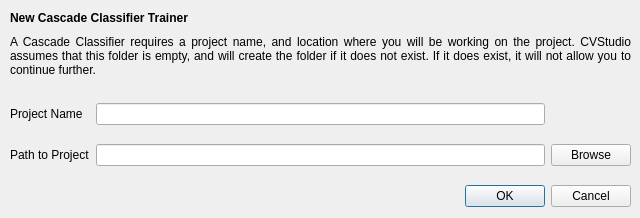
<?xml version="1.0" encoding="UTF-8"?>
<ui version="4.0">
 <class>NewClassifierTrainerPrompt</class>
 <widget class="QDialog" name="NewClassifierTrainerPrompt">
  <property name="geometry">
   <rect>
    <x>0</x>
    <y>0</y>
    <width>640</width>
    <height>218</height>
   </rect>
  </property>
  <property name="windowTitle">
   <string>Dialog</string>
  </property>
  <widget class="QDialogButtonBox" name="buttonBox">
   <property name="geometry">
    <rect>
     <x>10</x>
     <y>180</y>
     <width>621</width>
     <height>32</height>
    </rect>
   </property>
   <property name="orientation">
    <enum>Qt::Horizontal</enum>
   </property>
   <property name="standardButtons">
    <set>QDialogButtonBox::Cancel|QDialogButtonBox::Ok</set>
   </property>
  </widget>
  <widget class="QLabel" name="label">
   <property name="geometry">
    <rect>
     <x>10</x>
     <y>10</y>
     <width>231</width>
     <height>16</height>
    </rect>
   </property>
   <property name="font">
    <font>
     <weight>75</weight>
     <bold>true</bold>
    </font>
   </property>
   <property name="text">
    <string>New Cascade Classifier Trainer</string>
   </property>
  </widget>
  <widget class="QLabel" name="label_2">
   <property name="geometry">
    <rect>
     <x>10</x>
     <y>30</y>
     <width>621</width>
     <height>51</height>
    </rect>
   </property>
   <property name="text">
    <string>A Cascade Classifier requires a project name, and location where you will be working on the project. CVStudio assumes that this folder is empty, and will create the folder if it does not exist. If it does exist, it will not allow you to continue further.</string>
   </property>
   <property name="alignment">
    <set>Qt::AlignJustify|Qt::AlignVCenter</set>
   </property>
   <property name="wordWrap">
    <bool>true</bool>
   </property>
  </widget>
  <widget class="QWidget" name="gridLayoutWidget">
   <property name="geometry">
    <rect>
     <x>10</x>
     <y>90</y>
     <width>621</width>
     <height>91</height>
    </rect>
   </property>
   <layout class="QGridLayout" name="gridLayout">
    <item row="0" column="2">
     <widget class="QLineEdit" name="projectName"/>
    </item>
    <item row="1" column="2">
     <widget class="QLineEdit" name="projectSavePath"/>
    </item>
    <item row="0" column="0">
     <widget class="QLabel" name="label_3">
      <property name="text">
       <string>Project Name</string>
      </property>
     </widget>
    </item>
    <item row="1" column="0">
     <widget class="QLabel" name="label_4">
      <property name="text">
       <string>Path to Project</string>
      </property>
     </widget>
    </item>
    <item row="1" column="3">
     <widget class="QPushButton" name="projSavePathBtn">
      <property name="text">
       <string>Browse</string>
      </property>
     </widget>
    </item>
   </layout>
  </widget>
 </widget>
 <resources/>
 <connections>
  <connection>
   <sender>buttonBox</sender>
   <signal>accepted()</signal>
   <receiver>NewClassifierTrainerPrompt</receiver>
   <slot>accept()</slot>
   <hints>
    <hint type="sourcelabel">
     <x>248</x>
     <y>254</y>
    </hint>
    <hint type="destinationlabel">
     <x>157</x>
     <y>274</y>
    </hint>
   </hints>
  </connection>
  <connection>
   <sender>buttonBox</sender>
   <signal>rejected()</signal>
   <receiver>NewClassifierTrainerPrompt</receiver>
   <slot>reject()</slot>
   <hints>
    <hint type="sourcelabel">
     <x>316</x>
     <y>260</y>
    </hint>
    <hint type="destinationlabel">
     <x>286</x>
     <y>274</y>
    </hint>
   </hints>
  </connection>
 </connections>
</ui>
